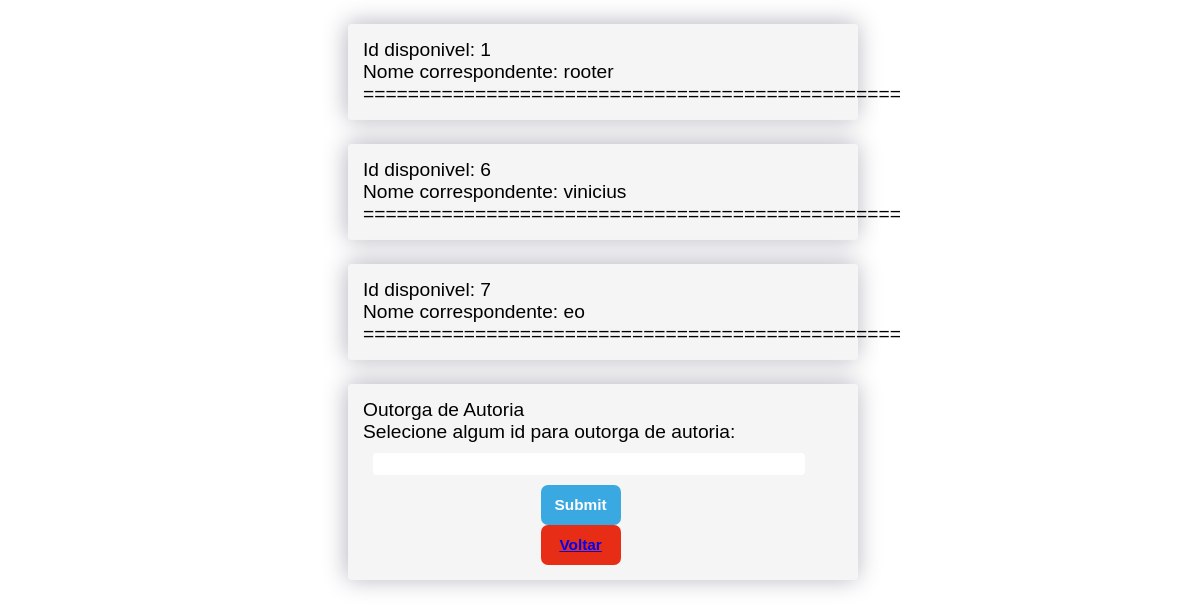
The app's page /admin/outorga.php (signed in) with its own data.
### tables this page shows
CREATE TABLE `usuario` (
  `id_usuario` int(11) NOT NULL,
  `nome` varchar(50) NOT NULL,
  `email` varchar(90) NOT NULL,
  `senha` varchar(14) NOT NULL,
  `nivel` enum('0','1','2') NOT NULL
);

### admin/outorga.php (the view, shortened to what this page needs)
<?php
require_once("../inc/pode.php");
$confere_ids = "SELECT * FROM usuario";
$query = $conexao->query($confere_ids);
while ($rowids = mysqli_fetch_array($query)) {
	echo '<div class="content">';
	echo "Id disponivel: " . $rowids['id_usuario'];
	echo "<br>";
	echo "Nome correspondente: " . $rowids['nome'];
	echo "<br>";
	echo "================================================";
	echo "<br>";
	echo '</div>';
}
?>
<!doctype html>
<html>
<head>
<link rel="stylesheet" type="text/css" href="../css/estilobackend.css">
</head>
<body>
	<main>
		<article>
			<div class="content">
			<p>Outorga de Autoria</p>
			<section>
				Selecione algum id para outorga de autoria:
				<form method="post" action="#">
					<input type="number" name="idupdate" class="estica" autofocus required>
					<div class="buttons"><input type="submit" class="alterar" name="out"></div>
				</form>
			</section>
			<div class="buttons">
			<button class="excluir"><a href="../admin/userlist.php">Voltar</a></button></div>
			</div>
		</article>
	</main>
</body>
</html>

### css/estilobackend.css (style rules this page uses)
* { margin: 0; padding: 0; }
body { font-family: arial, helvetica, sans-serif; font-size: 12px; }
.estica { margin: 10px ; width: 90%; border: none; height: 22px; border-radius: 4px; padding-left: 4px; }
.centraliza, .estica { font-family: 'Trebuchet MS', 'Lucida Sans Unicode', 'Lucida Grande', 'Lucida Sans', Arial, sans-serif; }
.content { border-radius: 3px; box-sizing: content-box; margin: 2% 29%; width: 40%; background: #F5F5F5 ; color: black; font-size: 160%; min-height: auto; padding: 15px; text-align: left; box-shadow:-1px -1px 25px rgba(2, 4, 44, 0.3); clear: both; }
.cadastrar, .alterar, .excluir { width: 80px; height: 40px; border-radius: 7px; border: none; color: white; font-weight: bold; font-size: 80%; }
.cadastrar, .alterar { background-color: #3AA9E1; }
.excluir { background-color: #E82D17; }
.buttons { margin-left: 37%; }

### records on screen
usuario: id_usuario "1", nome "rooter"
usuario: id_usuario "6", nome "vinicius"
usuario: id_usuario "7", nome "eo"
